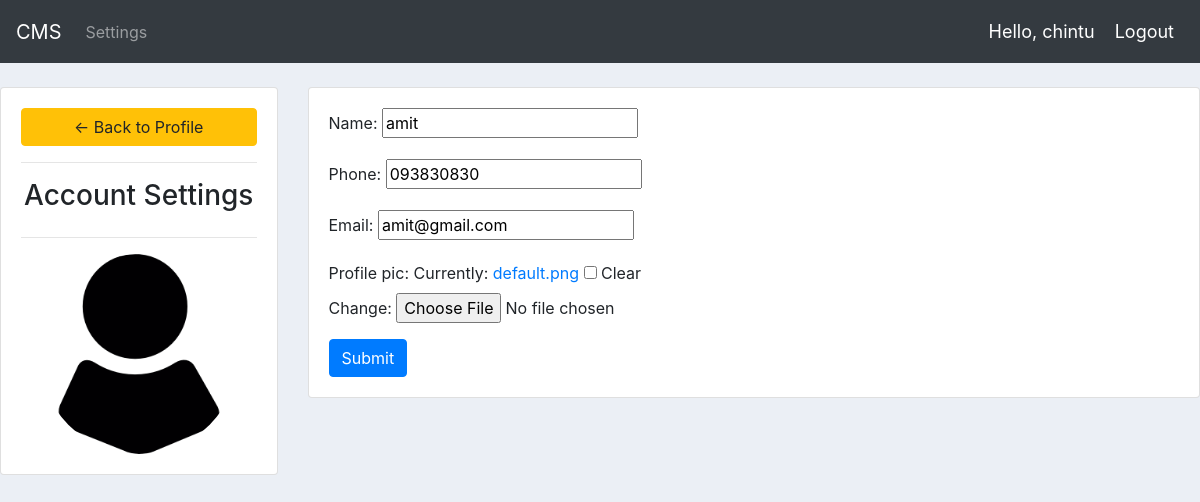
/account/ (signed in), run on the app's committed database.
### accounts/models.py (models this page shows, shortened)
class Customer(models.Model):
    user = models.OneToOneField(User, null=True, blank=True, on_delete=models.CASCADE)
    name = models.CharField(max_length=200, null=True)
    phone = models.CharField(max_length=200, null=True)
    email = models.CharField(max_length=200, null=True)
    profile_pic = models.ImageField(default='default.png', null=True, blank=True)
    date_created = models.DateTimeField(auto_now_add=True, null=True)

### accounts/decorators.py (the view)
        def wrapper_func(request, *args, **kwargs):
            group = None
            if request.user.groups.exists():
                group = request.user.groups.all()[0].name
            if group in allowed_roles:
                return view_func(request, *args, **kwargs)
            else:
                return HttpResponse('You are not authorized to view this page')

### accounts/forms.py
class CustomerForm(ModelForm):
    class Meta:
        model = Customer
        fields = '__all__'
        exclude = ['user']

### accounts/views.py (called while the page is built)
@login_required(login_url='login')
@allowed_users(allowed_roles=['customer'])
def accountSettings(request):
    customer = request.user.customer
    form = CustomerForm(instance=customer)
    if request.method == 'POST':
        form = CustomerForm(request.POST, request.FILES, instance=customer)
        if form.is_valid():
            form.save()
    context = {'form': form}
    return render(request, 'accounts/account_settings.html', context)

### accounts/templates/accounts/account_settings.html (shortened to what this page needs)
{%  extends 'accounts/main.html' %}
{% load static %}
{% block content %}
<br>
<div class="row">
	<div class="col-md-3">
		<div class="card card-body">
			<a class="btn btn-warning" href="{% url 'home' %}"> &#8592; Back to Profile</a>
			<hr>
			<h3 style="text-align: center">Account Settings</h3>
			<hr>
			<img class="profile-pic" src="{{request.user.customer.profile_pic.url}}" >
		</div>
	</div>
	<div class="col-md-9">
		<div class="card card-body">
			<form method="POST" action="" enctype="multipart/form-data">
				{{form.as_p}}
			<input class="btn btn-primary" type="submit" name="Update Information">
			</form>
		</div>
	</div>
</div>
{% endblock %}

### accounts/templates/accounts/navbar.html (shortened to what this page needs)
<nav class="navbar navbar-expand-lg navbar-dark bg-dark">
  <a class="navbar-brand" href="/">CMS</a>
  <div class="collapse navbar-collapse" id="navbarNav">
    <ul class="navbar-nav">
      {% if request.user.is_staff %}
      <li class="nav-item active">
        <a class="nav-link" href="{% url 'home' %}">Dashboard</a>
      </li>
      <li class="nav-item-active">
        <a class="nav-link" href="{% url 'products' %}">Products</a>
      </li>
      {% else %}
       <li class="nav-item">
        <a class="nav-link" href="{% url 'account' %}">Settings</a>
      </li>
      {% endif %}
    </ul>
  </div>
  <span class="hello-msg">Hello, {{ request.user }}</span>
  <span><a class="hello-msg" href="{% url 'logout' %}">Logout</a></span>
</nav>

### static/css/main.css (style rules this page uses)
body { background-color: #ebeff5; }

### accounts/templates/accounts/navbar.html (style rules this page uses)
.hello-msg { font-size: 18px; color: white; margin: 10px; }

### accounts/templates/accounts/account_settings.html (style rules this page uses)
.profile-pic { max-width: 200px; max-height:200px; margin: 0 auto; border-radius: 50%; }

### data on the page
Customer: name "amit", phone "093830830", email "amit@gmail.com"

### other printed values
{{ request.user }} "chintu"
